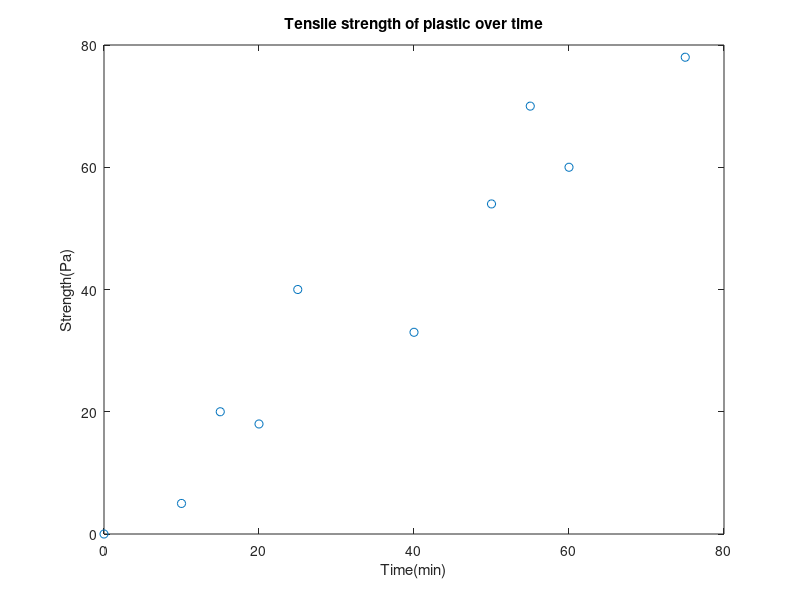

The MATLAB script that drew this image: (Note: this script raises an error after producing the figure.)
clear all;close all;clc;

% file=fopen('Tensile_polymerA.txt');
% 
% if file==-1
%     disp('File open unsuccessful')
% end
% 
% header=fgetl(file);
% [headerinfo]=strsplit(header);
% 
% while feof(file)==0
%     line=textscan(file,'%f %f');
%     time=line{1};
%     strength=line{2};
% 
%   close=fclose(file);
% 
%   if close == 0
%       disp('File close successful')
%   else
%       disp('File close not successful')
%   end
% end

time=[0 10 15 20 25 40 50 55 60 75]';
strength=[0 5 20 18 40 33 54 70 60 78]';

plot(time,strength,'o')
xlabel('Time(min)')
ylabel('Strength(Pa)')
title('Tensile strength of plastic over time')

lin_fit=fit(time,strength,'poly1');
exp_fit=fit(time,strength,'exp1');

hold on
plot(lin_fit,'k')
plot(exp_fit,'r')
legend('Data','Line fit','Exp fit','location','best')
lin_eq=sprintf('E=%.3ftime+%.3f\n',lin_fit.p1,lin_fit.p2);
exp_eq=sprintf('E=%.3fexp(%.3ftime)\n',exp_fit.a,exp_fit.b);
text(20,50,lin_eq)
text(50,35,exp_eq)
hold off

lin_error_time=abs(time-lin_fit(time));
lin_error_strength=abs(strength-lin_fit(strength));
mean_lin_error_time=mean(lin_error_time);
mean_lin_error_strength=mean(lin_error_strength);
std_lin_error_time=std(lin_error_time);
std_lin_error_strength=std(lin_error_strength);

exp_error_time=abs(time-exp_fit(time));
exp_error_strength=abs(strength-exp_fit(strength));
mean_exp_error_time=mean(exp_error_time);
mean_exp_error_strength=mean(exp_error_strength);
std_exp_error_time=std(exp_error_time);
std_exp_error_strength=std(exp_error_strength);

fprintf('Error between data & fitting result\n')
fprintf('line fitting (time): mean error = %.2f min, std error = %.2f min\n',mean_lin_error_time,std_lin_error_time)
fprintf('line fitting (strength): mean error = %.2f Pa, std error = %.2f Pa\n',mean_lin_error_strength,std_lin_error_strength)
fprintf('exp fitting (time): mean error = %.2f min, std error = %.2f min\n',mean_exp_error_time,std_exp_error_time)
fprintf('exp fitting (strength): mean error = %.2f Pa, std error = %.2f Pa\n',mean_exp_error_strength,std_exp_error_strength)

st=input('Is the unknown variable strength[1] or time[2]? ');
if st==1
    Strength=input('Enter the strength: ');
elseif st==2
    Time=input('Enter the time: ');
else
    disp('Unknown Variable')
end

fit_type=input('Choose fit type: linear fit[1] or exponential fit[2]? ');
if fit_type==1 & st==1
    lin_fit_time=lin_fit(Strength);
    fprintf('The linear fit time for this strength is %.3f\n',lin_fit_time)
elseif fit_type==1 & st==2
    lin_fit_strength=lin_fit(Time);
    fprintf('The linear fit strength for this time is %.3f\n',lin_fit_strength)
elseif fit_type==2 & st==1
    exp_fit_time=exp_fit(Strength);
    fprintf('The exponential fit time for this strength is %.3f\n',exp_fit_time)
elseif fit_type==2 & st==2
    exp_fit_strength=exp_fit(Time);
    fprintf('The exponential fit strength for this time is %.3f\n',exp_fit_strength)
else
    disp('Unknown Error')
end